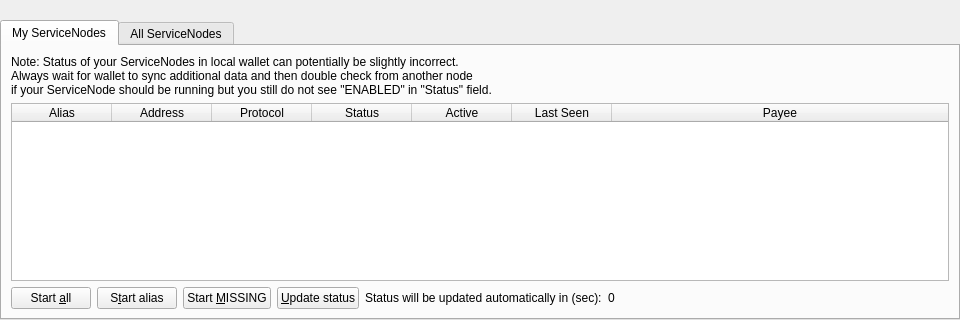
<?xml version="1.0" encoding="UTF-8"?>
<ui version="4.0">
 <class>ServiceNodeList</class>
 <widget class="QWidget" name="ServiceNodeList">
  <property name="geometry">
   <rect>
    <x>0</x>
    <y>0</y>
    <width>960</width>
    <height>320</height>
   </rect>
  </property>
  <property name="windowTitle">
   <string>Form</string>
  </property>
  <layout class="QVBoxLayout" name="topLayout">
   <property name="leftMargin">
    <number>0</number>
   </property>
   <property name="topMargin">
    <number>0</number>
   </property>
   <property name="rightMargin">
    <number>0</number>
   </property>
   <property name="bottomMargin">
    <number>0</number>
   </property>
   <item>
    <layout class="QVBoxLayout" name="verticalLayout">
     <property name="bottomMargin">
      <number>0</number>
     </property>
     <item>
      <spacer name="horizontalSpacer0">
       <property name="orientation">
        <enum>Qt::Horizontal</enum>
       </property>
       <property name="sizeHint" stdset="0">
        <size>
         <width>40</width>
         <height>20</height>
        </size>
       </property>
      </spacer>
     </item>
     <item>
      <widget class="QTabWidget" name="tabWidget">
       <property name="styleSheet">
        <string notr="true">QTabWidget:tab-bar { alignment: left; }
QTabBar { alignment: left; }
</string>
       </property>
       <property name="currentIndex">
        <number>0</number>
       </property>
       <widget class="QWidget" name="tabMyServiceNodes">
        <attribute name="title">
         <string>My ServiceNodes</string>
        </attribute>
        <layout class="QGridLayout" name="gridLayout_2">
         <item row="0" column="0">
          <layout class="QVBoxLayout" name="verticalLayout_2">
           <property name="bottomMargin">
            <number>0</number>
           </property>
           <item>
            <layout class="QHBoxLayout" name="horizontalLayout_note">
             <property name="bottomMargin">
              <number>0</number>
             </property>
             <item>
              <widget class="QLabel" name="updateNote">
               <property name="text">
                <string>Note: Status of your ServiceNodes in local wallet can potentially be slightly incorrect.&lt;br /&gt;Always wait for wallet to sync additional data and then double check from another node&lt;br /&gt;if your ServiceNode should be running but you still do not see "ENABLED" in "Status" field.</string>
               </property>
              </widget>
             </item>
            </layout>
           </item>
           <item>
            <widget class="QTableWidget" name="tableWidgetMyServiceNodes">
             <property name="minimumSize">
              <size>
               <width>695</width>
               <height>0</height>
              </size>
             </property>
             <property name="editTriggers">
              <set>QAbstractItemView::NoEditTriggers</set>
             </property>
             <property name="alternatingRowColors">
              <bool>true</bool>
             </property>
             <property name="selectionMode">
              <enum>QAbstractItemView::SingleSelection</enum>
             </property>
             <property name="selectionBehavior">
              <enum>QAbstractItemView::SelectRows</enum>
             </property>
             <property name="sortingEnabled">
              <bool>true</bool>
             </property>
             <attribute name="horizontalHeaderStretchLastSection">
              <bool>true</bool>
             </attribute>
             <column>
              <property name="text">
               <string>Alias</string>
              </property>
             </column>
             <column>
              <property name="text">
               <string>Address</string>
              </property>
             </column>
             <column>
              <property name="text">
               <string>Protocol</string>
              </property>
             </column>
             <column>
              <property name="text">
               <string>Status</string>
              </property>
             </column>
             <column>
              <property name="text">
               <string>Active</string>
              </property>
             </column>
             <column>
              <property name="text">
               <string>Last Seen</string>
              </property>
             </column>
             <column>
              <property name="text">
               <string>Payee</string>
              </property>
             </column>
            </widget>
           </item>
           <item>
            <layout class="QHBoxLayout" name="horizontalLayout_5">
             <property name="bottomMargin">
              <number>0</number>
             </property>
             <item>
              <widget class="QPushButton" name="startAllButton">
               <property name="text">
                <string>Start &amp;all</string>
               </property>
              </widget>
             </item>
             <item>
              <widget class="QPushButton" name="startButton">
               <property name="text">
                <string>S&amp;tart alias</string>
               </property>
              </widget>
             </item>
             <item>
              <widget class="QPushButton" name="startMissingButton">
               <property name="text">
                <string>Start &amp;MISSING</string>
               </property>
              </widget>
             </item>
             <item>
              <widget class="QPushButton" name="UpdateButton">
               <property name="text">
                <string>&amp;Update status</string>
               </property>
              </widget>
             </item>
             <item>
              <widget class="QLabel" name="autoupdate_label">
               <property name="text">
                <string>Status will be updated automatically in (sec):</string>
               </property>
              </widget>
             </item>
             <item>
              <widget class="QLabel" name="secondsLabel">
               <property name="text">
                <string>0</string>
               </property>
              </widget>
             </item>
             <item>
              <spacer name="horizontalSpacer_5">
               <property name="orientation">
                <enum>Qt::Horizontal</enum>
               </property>
               <property name="sizeHint" stdset="0">
                <size>
                 <width>40</width>
                 <height>20</height>
                </size>
               </property>
              </spacer>
             </item>
            </layout>
           </item>
          </layout>
         </item>
        </layout>
       </widget>
       <widget class="QWidget" name="tabAllServiceNodes">
        <attribute name="title">
         <string>All ServiceNodes</string>
        </attribute>
        <layout class="QGridLayout" name="gridLayout">
         <item row="1" column="0">
          <widget class="QTableWidget" name="tableWidgetServiceNodes">
           <property name="editTriggers">
            <set>QAbstractItemView::NoEditTriggers</set>
           </property>
           <property name="alternatingRowColors">
            <bool>true</bool>
           </property>
           <property name="selectionBehavior">
            <enum>QAbstractItemView::SelectRows</enum>
           </property>
           <property name="sortingEnabled">
            <bool>true</bool>
           </property>
           <attribute name="horizontalHeaderStretchLastSection">
            <bool>true</bool>
           </attribute>
           <column>
            <property name="text">
             <string>Address</string>
            </property>
           </column>
           <column>
            <property name="text">
             <string>Protocol</string>
            </property>
           </column>
           <column>
            <property name="text">
             <string>Status</string>
            </property>
           </column>
           <column>
            <property name="text">
             <string>Active</string>
            </property>
           </column>
           <column>
            <property name="text">
             <string>Last Seen</string>
            </property>
           </column>
           <column>
            <property name="text">
             <string>Payee</string>
            </property>
           </column>
          </widget>
         </item>
         <item row="0" column="0">
          <layout class="QHBoxLayout" name="horizontalLayout_3">
           <property name="bottomMargin">
            <number>0</number>
           </property>
           <item>
            <widget class="QLabel" name="label_filter">
             <property name="text">
              <string>Filter List:</string>
             </property>
            </widget>
           </item>
           <item>
            <widget class="QLineEdit" name="filterLineEdit">
             <property name="toolTip">
              <string>Filter ServiceNode list</string>
             </property>
            </widget>
           </item>
           <item>
            <spacer name="horizontalSpacer_3">
             <property name="orientation">
              <enum>Qt::Horizontal</enum>
             </property>
             <property name="sizeHint" stdset="0">
              <size>
               <width>10</width>
               <height>20</height>
              </size>
             </property>
            </spacer>
           </item>
           <item>
            <widget class="QLabel" name="label_count">
             <property name="text">
              <string>Node Count:</string>
             </property>
            </widget>
           </item>
           <item>
            <widget class="QLabel" name="countLabel">
             <property name="text">
              <string>0</string>
             </property>
            </widget>
           </item>
          </layout>
         </item>
        </layout>
       </widget>
      </widget>
     </item>
    </layout>
   </item>
  </layout>
 </widget>
 <resources/>
 <connections/>
</ui>
